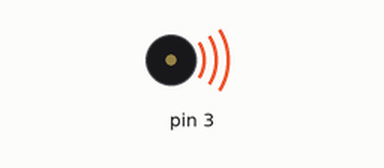
This sketch was run on a simulated Arduino Uno, built with avr-gcc and run on an emulated ATmega328P. On the bench: buzzer (waves = sounding).

Above: at 0.12 s.
At 3.0 s:
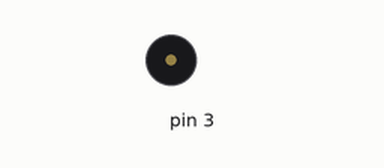
Timing chart, 0 to 5.3 s (numbered marks = the images above):
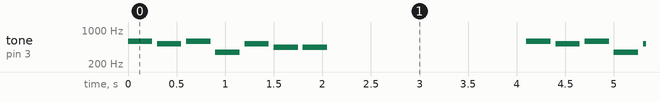

The sketch:

sketch_feb12b.ino
```cpp
const int nC4 = 262;
const int nD4=294;
const int nE4=330;
const int nF4=349;
const int nG4=392;
const int nA4=440;
const int nB4=494;
const int nC5=524;
const int nD5=588;

const int note[]={nD5,nC5,nD5,nF4,nC5,nA4,nA4};

const int duration[]={4,4,4,4,4,4,4,1};

void setup()
  {
  }

void loop()
  {
   for (int i=0;i<7;i++)
      {
       int wait=1000/duration[i];
       tone(3,note[i]);
       delay(wait);
       noTone(3);
       delay(50);
      }
     noTone(3);
     delay(2000);


  }
```

Measured:
- by itself, tone on pin 3: repeats every 4.1 s: silent 0.05 s, 524 Hz 0.25 s, silent 0.05 s, 588 Hz 0.25 s, silent 0.05 s, 349 Hz 0.25 s, silent 0.05 s, 524 Hz 0.25 s, 2 × (silent 0.05 s, 440 Hz 0.25 s), silent 2.1 s, 588 Hz 0.25 s
